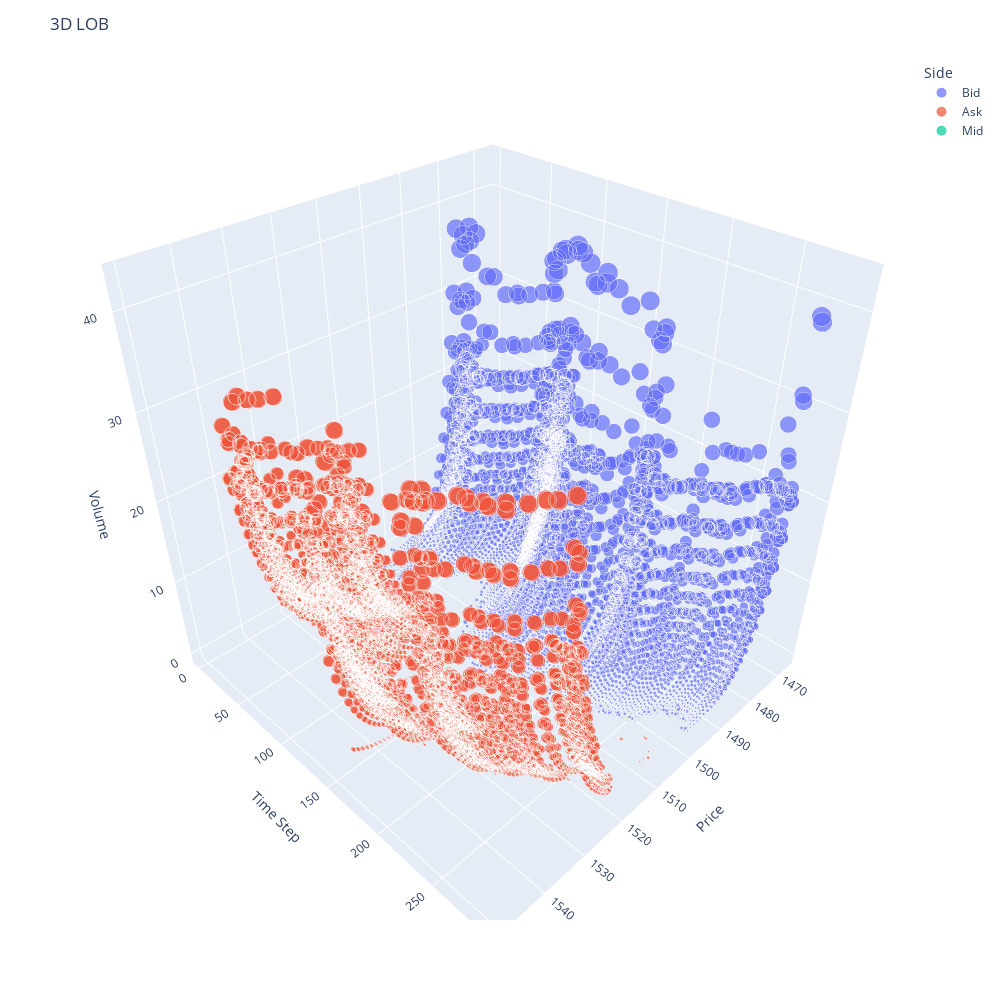

Source (notebook cell):
### Code cell
# 3D plot of LOB
fig = px.scatter_3d(
  df,
  x="Price",
  y="Time Step",
  z="Volume",
  color="Side",
  size="Volume",
)

fig.update_layout(
  title="3D LOB",
  autosize=False,
  width=1000,
  height=1000,
)

fig.show()

### Figure 1 — Plotly figure (JSON) as saved in the notebook; plotly's stock layout.template omitted (floating-point values rounded to 4 significant figures; data arrays with more than 128 entries replaced by an {"elided": "..."} marker saying what was removed)
{"data": [{"hovertemplate": "Side=Bid<br>Price=%{x}<br>Time Step=%{y}<br>Volume=%{marker.size}<extra></extra>", "legendgroup": "Bid", "marker": {"color": "#636efa", "size": {"elided": "6267 float values"}, "sizemode": "area", "sizeref": 0.1074, "symbol": "circle"}, "mode": "markers", "name": "Bid", "scene": "scene", "showlegend": true, "type": "scatter3d", "x": {"elided": "6267 float values"}, "y": {"elided": "6267 int values"}, "z": {"elided": "6267 float values"}}, {"hovertemplate": "Side=Ask<br>Price=%{x}<br>Time Step=%{y}<br>Volume=%{marker.size}<extra></extra>", "legendgroup": "Ask", "marker": {"color": "#EF553B", "size": {"elided": "5629 float values"}, "sizemode": "area", "sizeref": 0.1074, "symbol": "circle"}, "mode": "markers", "name": "Ask", "scene": "scene", "showlegend": true, "type": "scatter3d", "x": {"elided": "5629 float values"}, "y": {"elided": "5629 int values"}, "z": {"elided": "5629 float values"}}, {"hovertemplate": "Side=Mid<br>Price=%{x}<br>Time Step=%{y}<br>Volume=%{marker.size}<extra></extra>", "legendgroup": "Mid", "marker": {"color": "#00cc96", "size": {"elided": "290 float values"}, "sizemode": "area", "sizeref": 0.1074, "symbol": "circle"}, "mode": "markers", "name": "Mid", "scene": "scene", "showlegend": true, "type": "scatter3d", "x": {"elided": "290 null values"}, "y": {"elided": "290 int values"}, "z": {"elided": "290 float values"}}], "layout": {"autosize": false, "height": 1000, "legend": {"itemsizing": "constant", "title": {"text": "Side"}, "tracegroupgap": 0}, "margin": {"t": 60}, "scene": {"domain": {"x": [0, 1], "y": [0, 1]}, "xaxis": {"title": {"text": "Price"}}, "yaxis": {"title": {"text": "Time Step"}}, "zaxis": {"title": {"text": "Volume"}}}, "title": {"text": "3D LOB"}, "width": 1000}}
